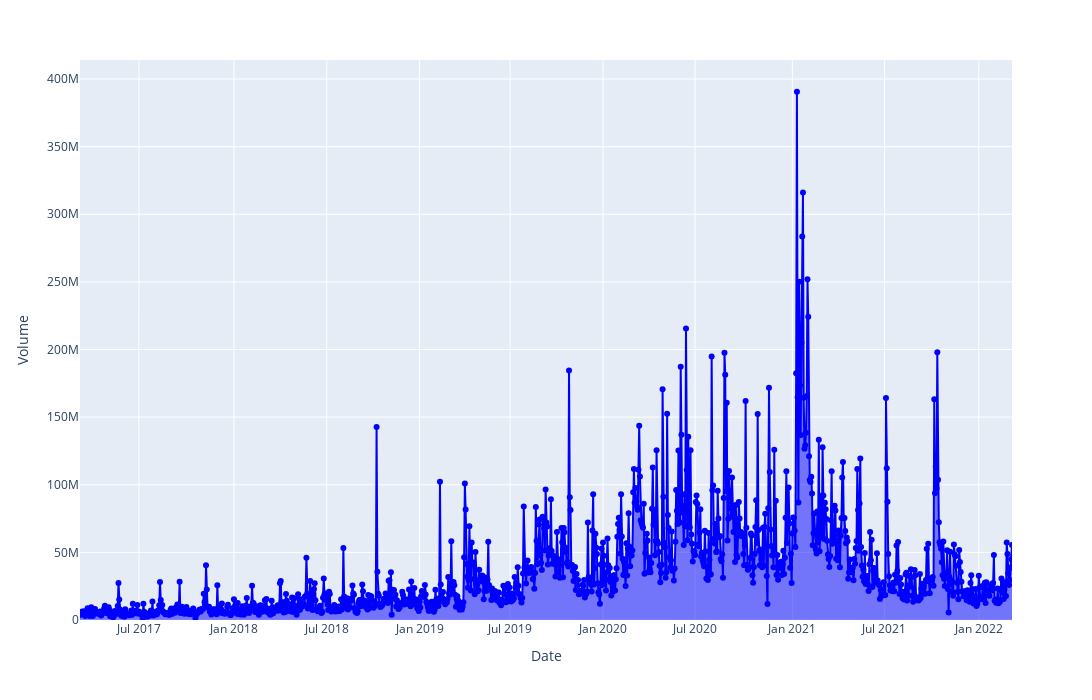

The notebook cell this image was saved under:
### Markdown cell above
### **<span style= 'color: #5494ff '>Day Wise Volume plot</span>**

### Code cell
area = px.area(data_frame= tatamotors_5year, 
    x = tatamotors_5year.index,
    y = 'Volume', markers= True,
     hover_data= ['High', 'Low'])
area.update_traces(line_color = 'Blue')
area.update_layout(width = 1500, height = 700)

area.update_xaxes(title_text = 'Date', rangeslider_visible = False,
    rangebreaks = [dict(values = dt_breaks)])
area.show()

### Figure 1 — Plotly figure (JSON) as saved in the notebook; plotly's stock layout.template omitted (floating-point values rounded to 4 significant figures; data arrays with more than 128 entries replaced by an {"elided": "..."} marker saying what was removed)
{"data": [{"customdata": {"elided": "1236x2 float values"}, "hovertemplate": "Index=%{x}<br>Volume=%{y}<br>High=%{customdata[0]}<br>Low=%{customdata[1]}<extra></extra>", "legendgroup": "", "line": {"color": "Blue"}, "marker": {"symbol": "circle"}, "mode": "lines+markers", "name": "", "orientation": "v", "showlegend": false, "stackgroup": "1", "type": "scatter", "x": {"elided": "1236 str values"}, "xaxis": "x", "y": {"elided": "1236 int values"}, "yaxis": "y"}], "layout": {"height": 700, "legend": {"tracegroupgap": 0}, "margin": {"t": 60}, "width": 1500, "xaxis": {"anchor": "y", "domain": [0, 1], "rangebreaks": [{"values": {"elided": "591 str values"}}], "rangeslider": {"visible": false}, "title": {"text": "Date"}}, "yaxis": {"anchor": "x", "domain": [0, 1], "title": {"text": "Volume"}}}}
